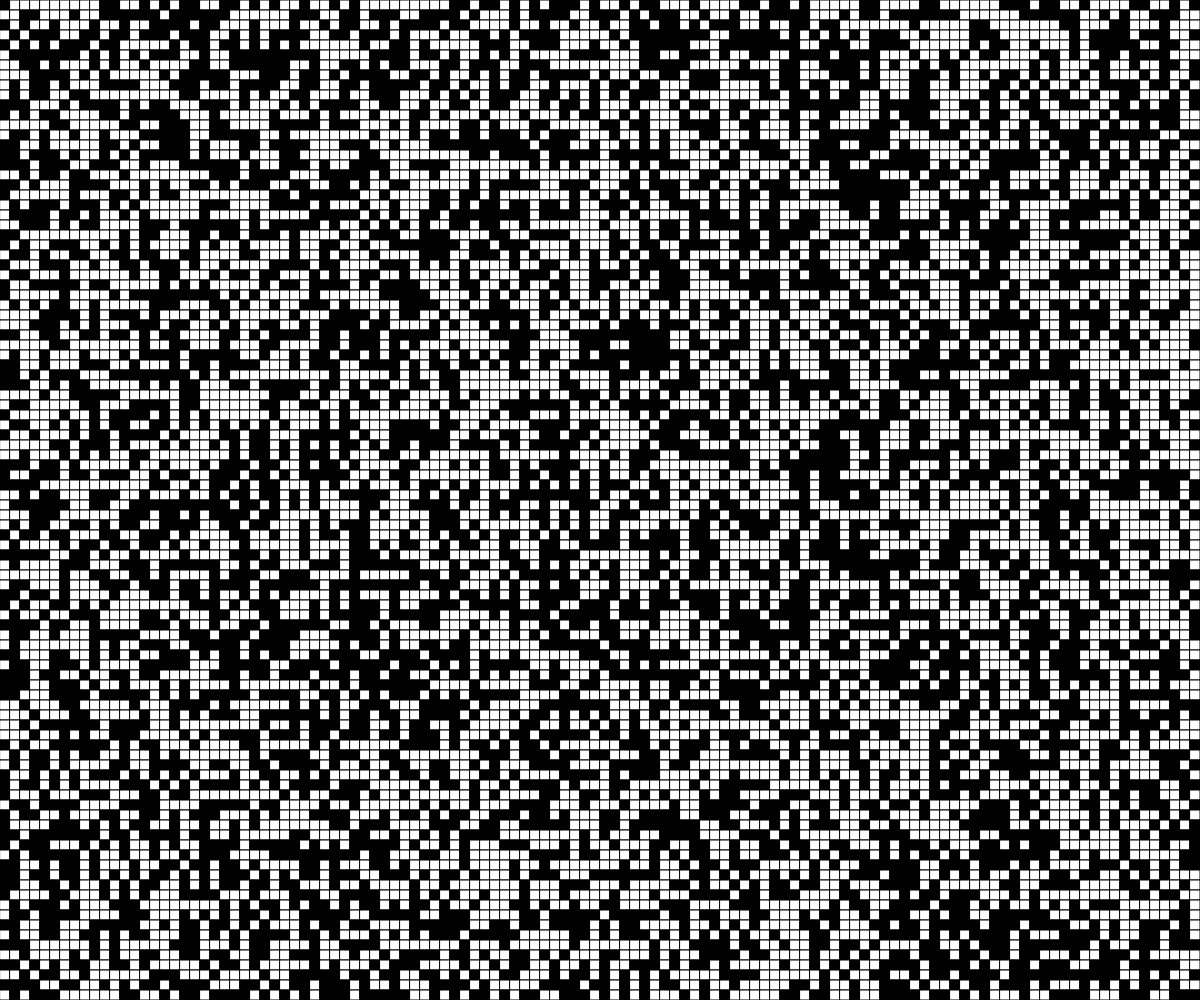
Frame 1 (no input)
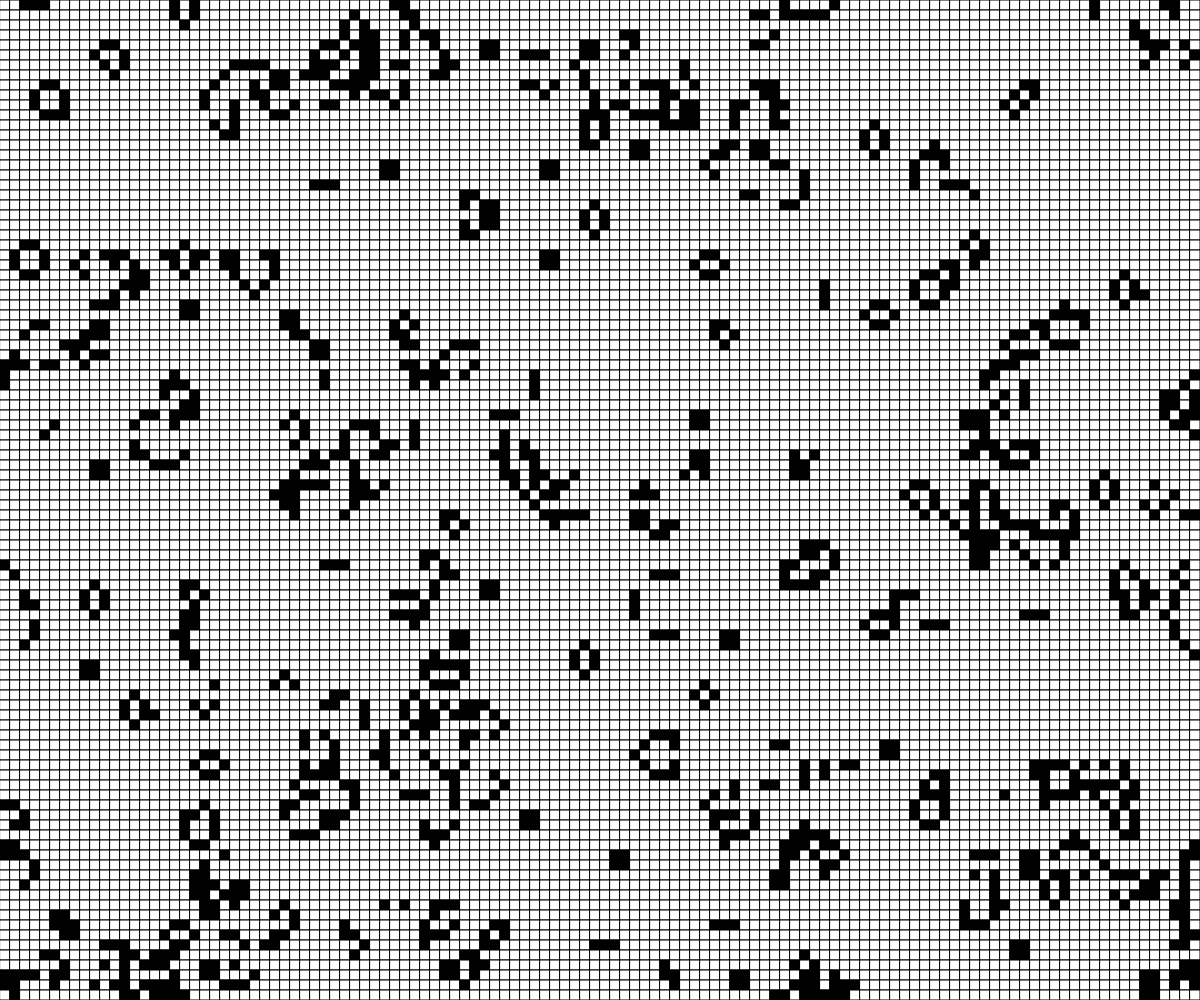
Frame 60 (no input)
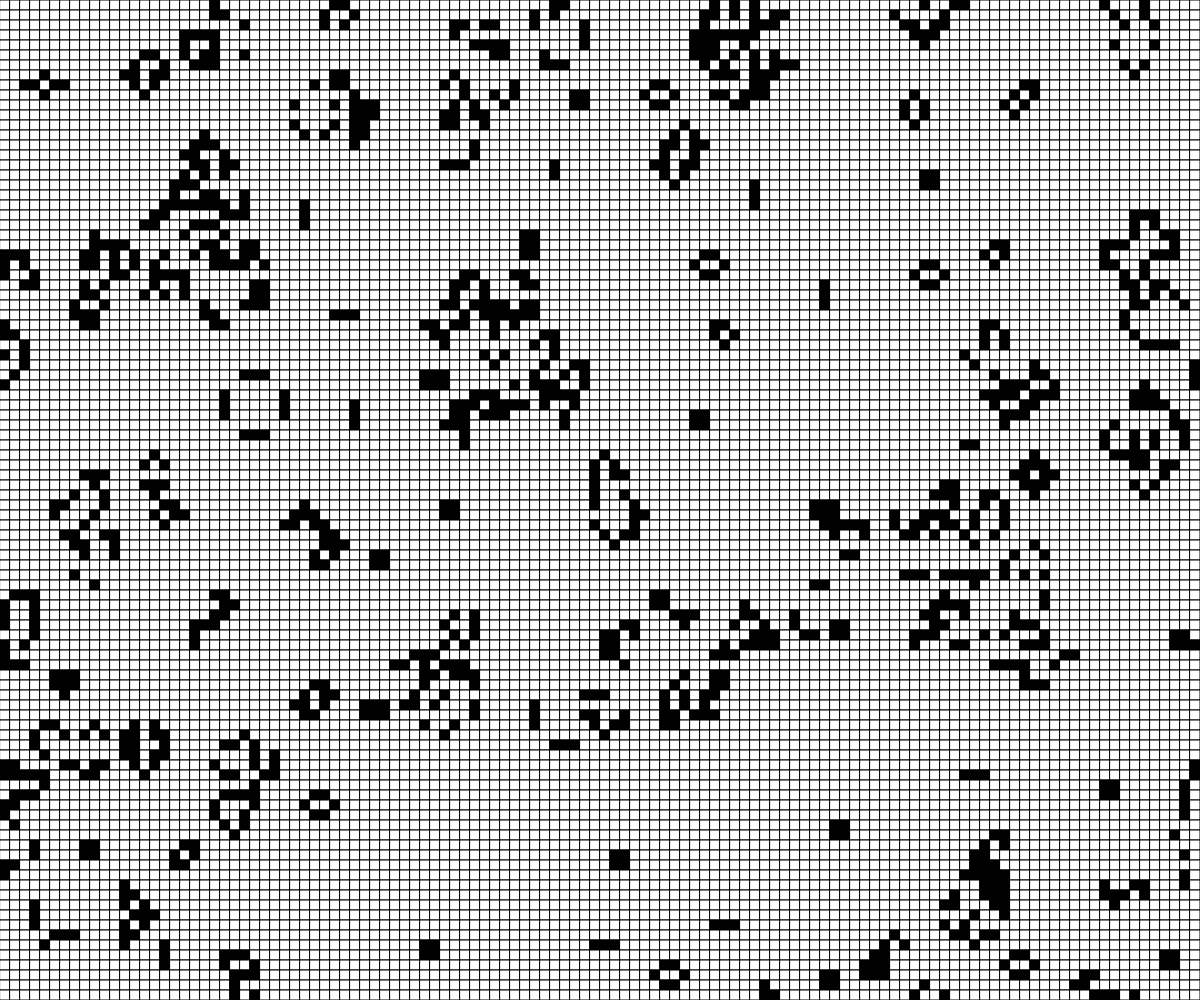
Frame 120 (the mouse pressed at the canvas centre since frame 60)

The p5.js sketch that drew these frames (run headless with seeded random() and noise() and a simulated clock; from frame 60 on, the mouse is pressed at the canvas centre):

// p5.js sketch
// ── sketch.js
const width = window.innerWidth;
const height = window.innerHeight;
const scl = 10;

let cols;
let rows;
let x;
let y;

let gen = [];
let nextGen = [];

let state;
let sum;

function setup() {
  createCanvas(width, height);
  
  cols = floor(width/scl);
  rows = floor(height/scl);
  frameRate = 1;
  for (let i=0; i<cols; i++) { 
    gen[i] = new Array(rows);
    nextGen[i] = new Array(rows);
    for (let j=0; j<rows; j++) {
      gen[i][j] = floor(random(2));
    }
  }


}

function draw() {
  background(0);
  
  for (let i=0; i<cols; i++) {
    x = i * scl;
    for (let j=0; j<rows; j++) {
      y = j * scl;
      state = gen[i][j];

      sum = countNeighbors(gen, i, j);
      if (state===1) {
        fill(0)
        if (sum<2 || sum>3) {
          state = 0;
        }
      }
      else {
        fill(255)
        if (sum===3) {
          state = 1;
        }
      }
      rect(x, y, scl, scl);
      nextGen[i][j] = state;
    } 
  }
  gen = structuredClone(nextGen);
}

function countNeighbors(arr, x, y) {
  sum = 0;
  for (let i=-1; i<2; i++) { 
    for (let j=-1; j<2; j++) {
      sum += arr[(x+i+cols) % cols][(y+j+rows) % rows];
    }
  }
  sum -= arr[x][y];
  return sum
}
